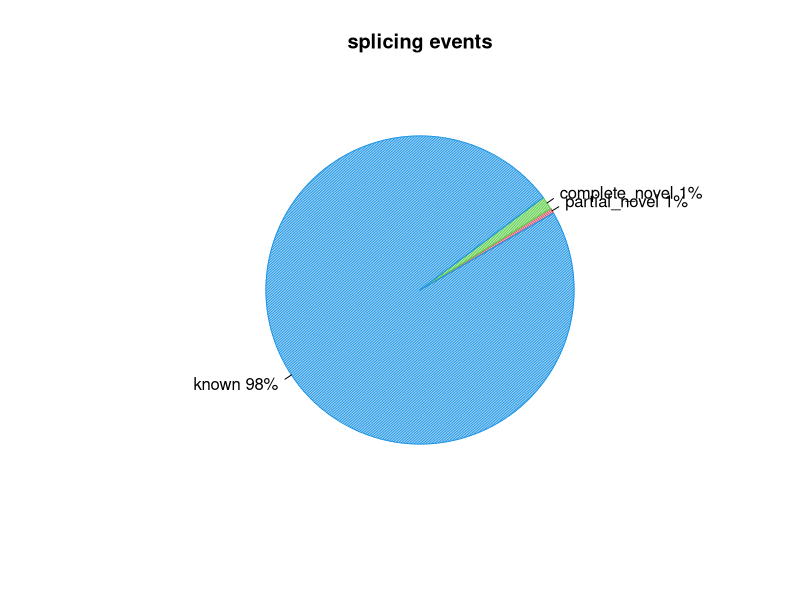
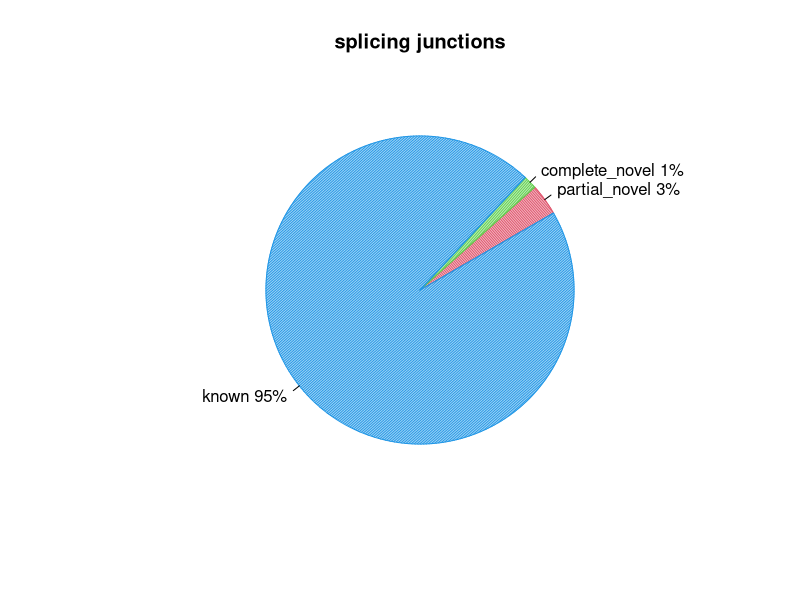

Source code (R) for these figures, in order:
pdf("UHRRep2.splice_events.pdf")
events=c(0.5308139146691594,1.3854577018094412,98.04032850370568)
pie(events,col=c(2,3,4),init.angle=30,angle=c(60,120,150),density=c(70,70,70),main="splicing events",labels=c("partial_novel 1%","complete_novel 1%","known 98%"))
dev.off()
pdf("UHRRep2.splice_junction.pdf")
junction=c(3.2956972841013124,1.4037229173024108,95.30057979859627)
pie(junction,col=c(2,3,4),init.angle=30,angle=c(60,120,150),density=c(70,70,70),main="splicing junctions",labels=c("partial_novel 3%","complete_novel 1%","known 95%"))
dev.off()
